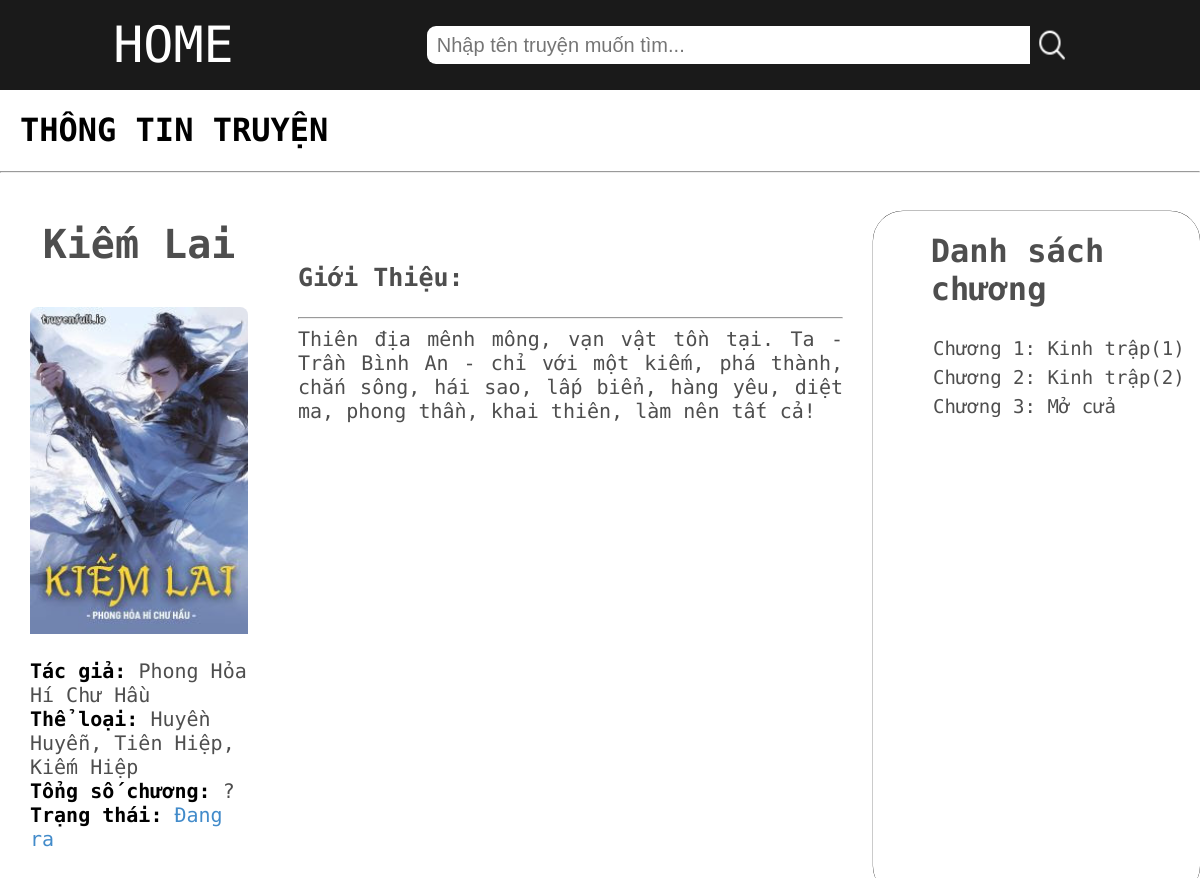
The page /pages/details.php?id=1 on the database its author committed.
### tables this page shows
CREATE TABLE `truyen` (
  `Id_truyen` int(11) NOT NULL,
  `Ten` varchar(255) DEFAULT NULL,
  `TacGia` varchar(255) DEFAULT NULL,
  `TheLoai` varchar(255) DEFAULT NULL,
  `TongSoChuong` int(11) DEFAULT NULL,
  `TrangThai` varchar(50) DEFAULT NULL,
  `GioiThieu` text DEFAULT NULL,
  `NgayTao` datetime DEFAULT NULL,
  `AnhBia` varchar(255) DEFAULT NULL
);

CREATE TABLE `chuong` (
  `Id_chuong` int(11) NOT NULL,
  `Id_truyen` int(11) DEFAULT NULL,
  `TenChuong` varchar(255) DEFAULT NULL,
  `NoiDung` text DEFAULT NULL,
  `SoChuong` int(11) DEFAULT NULL,
  `NgayDang` datetime DEFAULT NULL
);

### pages/details.php (the view, shortened to what this page needs)
<!DOCTYPE html>
<html>
    <head>
        <link rel="stylesheet" a href="../css/details.css">
    </head>
    <body>
        <div>
            <div class="navBar">
            <div>
                <a href="home.php">HOME</a>
            </div>
            <div style="display: flex; flex-direction: row; width:60%;">
                <input type="text" placeholder="Nhập tên truyện muốn tìm...">
                <button class="searchIcon"><img src="../images/search-icon.png"></button>
            </div>
            </div>
            <h1>THÔNG TIN TRUYỆN</h1>
<hr>
            <div class="menu">
                <?php
                            include '../actions/connect.php';
                            $result = mysqli_query($conn, "SELECT * FROM truyen WHERE Id_truyen = " . $_GET['id']);
                            $row = mysqli_fetch_assoc($result);
                            if($row) {
                                $TenTruyen = $row['Ten'];
                                $TacGia = $row['TacGia'];
                                $TheLoai = $row['TheLoai'];
                                $TrangThai = $row['TrangThai'];
                                $AnhBia = $row['AnhBia'];
                                $TongSoChuong = $row['TongSoChuong'];
                                $GioiThieu = $row['GioiThieu'];
                            }
                            else {
                                die("Không tìm thấy truyện");
                            }
                ?>
                <div class="left">
                    <div style="text-align: center;">
                        <h3><?php echo isset($TenTruyen) ? $TenTruyen : '';?></h3>
                        <img src="../images/<?php echo isset($AnhBia) ? $AnhBia : 'gamingcat.jpg'; ?>">
                    </div>
                    <div style="padding: 0 0 0 0;">
                        <b>Tác giả:</b>
                        <span><?php echo isset($TacGia) ? $TacGia : ''; ?></span>
                        <br>
                        <b>Thể loại:</b>
                        <span><?php echo isset($TheLoai) ? $TheLoai : ''; ?></span>
                        <br>
                        <b>Tổng số chương:</b>
                        <span><?php echo isset($TongSoChuong) ? $TongSoChuong : '?'; ?></span>
                        <br>
                        <b>Trạng thái:</b>
                        <span style="color:#428BCA;"><?php echo isset($TrangThai) ? $TrangThai : ''; ?></span>
                    </div>
                </div>
                <div class="detail">
                    <br>
                    <br>
                    <br>
                    <h3>Giới Thiệu:</h3>
                    <hr>
                    <span>
                    <?php echo isset($GioiThieu) ? $GioiThieu : ''; ?>
                    </span>
                </div>
                <div style="width:30%; color:#4E4E4E; box-shadow: 0 0 0 0.2px #000;border-radius: 30px; margin-left:30px; margin-top:30px;  ">
                    <h1 style="padding-left:0">Danh sách chương</h1>
                    <div class="list">
                        <ul class="listContainer">
                           <?php
                            $chuong = mysqli_query($conn, "SELECT * FROM chuong WHERE Id_truyen = " . $_GET['id']);
                            while($row = mysqli_fetch_assoc($chuong)) {
                            ?>
                                   <li><?php echo $row['TenChuong']; ?></li>
                            <?php
                            }
                            ?>
                        </ul>
                    </div>
                </div>
            </div>
        </div>
    </body>
</html>

### css/details.css (style rules this page uses)
body { font-family: "Roboto Mono", "san-serif", "Arial"; margin: 0; }
.navBar { margin: 0; background-color: rgb(26,26,26); color:white; display:flex; flex-direction: row; justify-content: space-evenly; align-items: center; height: 90px; }
.navBar > div { margin: 20px 20px 20px 20px; }
.navBar a { text-decoration: none; font-size: 50px; color:white; }
.navBar input[type = "text"] { font-size: 20px; width: 100%; height: auto; margin-left:60px; border:none; border-radius:9px 0 0 9px; padding-left: 10px; }
.navBar button { background: none; border:none; margin-right:20px; }
.navBar button > img { height:100%; width:130%; object-fit: fill; }
h1 { padding-left:20px; }
.menu { display: flex; flex-direction: row; padding-left: 30px; }
h3 { color:#4E4E4E; font-size:40px; }
.menu div > h1 { margin-left:3ch; }
.left { display:flex; flex-direction: column; font-size: 20px; width:20%; }
.left img { width: 100%; height: auto; border-radius: 8px; aspect-ratio: 2 / 3; object-fit: fill; padding-bottom:20px; }
span { color:#4E4E4E; }
.detail { padding-left:50px; width:50%; }
.detail h3 { font-size:25px; }
.detail span { font-size:20px; display:block; text-align: justify; }
.listContainer { overflow-y: auto; height:550px; }
.list li { list-style-type: none; padding-left: 20px; padding-top: 7px; font-size:19px; }

### rows shown on the page
truyen: Ten "Kiếm Lai", AnhBia (picture), TacGia "Phong Hỏa Hí Chư Hầu", TheLoai "Huyền Huyễn, Tiên Hiệp, Kiếm Hiệp", TrangThai "Đang ra", GioiThieu "Thiên địa mênh mông, vạn vật tồn tại. Ta - Trần Bình An - chỉ với một kiếm, phá thành, chắn sông, hái sao, lấp biển, hàng yêu, diệt ma, phong thần, khai thiên, làm nên tất cả!"
chuong: TenChuong "Chương 1: Kinh trập(1)"
chuong: TenChuong "Chương 2: Kinh trập(2)"
chuong: TenChuong "Chương 3: Mở cửa"
